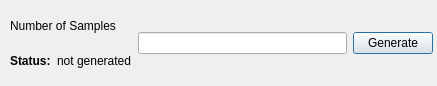
<?xml version="1.0" encoding="UTF-8"?>
<ui version="4.0">
 <class>SampleWizzard</class>
 <widget class="QDialog" name="SampleWizzard">
  <property name="geometry">
   <rect>
    <x>0</x>
    <y>0</y>
    <width>437</width>
    <height>86</height>
   </rect>
  </property>
  <property name="windowTitle">
   <string>Dialog</string>
  </property>
  <widget class="QWidget" name="">
   <property name="geometry">
    <rect>
     <x>10</x>
     <y>11</y>
     <width>423</width>
     <height>64</height>
    </rect>
   </property>
   <layout class="QHBoxLayout" name="horizontalLayout">
    <item>
     <layout class="QGridLayout" name="gridLayout">
      <item row="0" column="0" colspan="2">
       <widget class="QLabel" name="label">
        <property name="text">
         <string>Number of Samples</string>
        </property>
       </widget>
      </item>
      <item row="1" column="0">
       <widget class="QLabel" name="label_1">
        <property name="font">
         <font>
          <weight>75</weight>
          <bold>true</bold>
         </font>
        </property>
        <property name="text">
         <string>Status:</string>
        </property>
       </widget>
      </item>
      <item row="1" column="1">
       <widget class="QLabel" name="generateStatus">
        <property name="text">
         <string>not generated</string>
        </property>
       </widget>
      </item>
     </layout>
    </item>
    <item>
     <widget class="QLineEdit" name="number"/>
    </item>
    <item>
     <layout class="QVBoxLayout" name="verticalLayout">
      <item>
       <widget class="QPushButton" name="generate">
        <property name="text">
         <string>Generate</string>
        </property>
       </widget>
      </item>
     </layout>
    </item>
   </layout>
  </widget>
 </widget>
 <resources/>
 <connections/>
</ui>
